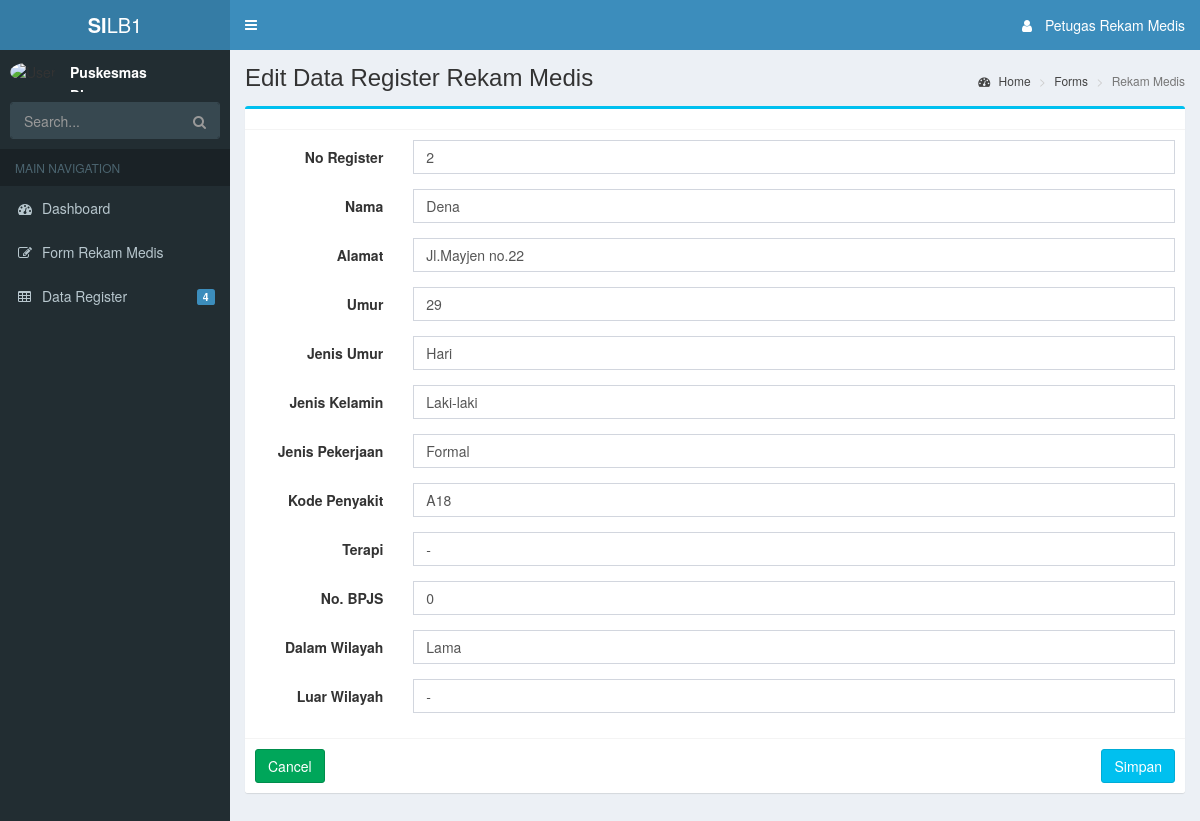
The app's page /index.php/rekam_medis/editRM/2 with its own data.
### tables this page shows
CREATE TABLE `rekam_medis` (
  `no_register` int(20) NOT NULL,
  `tanggal` date NOT NULL,
  `nama` varchar(200) NOT NULL,
  `alamat` varchar(200) NOT NULL,
  `umur` int(20) NOT NULL,
  `id_umr` int(20) NOT NULL,
  `jenis_umur` varchar(50) NOT NULL,
  `jenis_kelamin` varchar(20) NOT NULL,
  `jenis_pekerjaan` varchar(20) NOT NULL,
  `kode_penyakit` varchar(50) NOT NULL,
  `terapi` varchar(500) NOT NULL,
  `no_bpjs` int(50) NOT NULL,
  `dalam_wilayah` varchar(20) NOT NULL,
  `luar_wilayah` varchar(20) NOT NULL
);

### application/controllers/Rekam_medis.php (called while the page is built, shortened)
<?php
class Rekam_medis extends CI_Controller{
    function __construct(){
      $this->load->helper('url');
      $this->load->model('RekamMedis_model');
    }
    public function editRM($no)
    {
      $where = array('no_register' => $no);
      $data['rekam_medis'] = $this->RekamMedis_model->getRegister($where, 'rekam_medis')->result();
      $this->load->view('header/rm_header');
      $this->load->view('rekam_medis/edit_register', $data);
      $this->load->view('footer/rm_footer');
    }
}

### index.php (called while the page is built, shortened)
<?php
require_once BASEPATH.'core/CodeIgniter.php';

### application/models/RekamMedis_model.php (called while the page is built, shortened)
<?php
    class RekamMedis_model extends CI_Model{
        public function getRegister($where, $table)
        {
            return $this->db->get_where($table,$where);
        }
    }
?>

### application/views/rekam_medis/edit_register.php (the view, shortened to what this page needs)
<div class="content-wrapper">
    <section class="content-header">
      <h1>
       Edit Data Register Rekam Medis
      </h1>
      <ol class="breadcrumb">
        <li><a href="#"><i class="fa fa-dashboard"></i> Home</a></li>
        <li><a href="#">Forms</a></li>
        <li class="active">Rekam Medis</li>
      </ol>
    </section>
    <section class="content">
          <div class="box box-info">
            <div class="box-header with-border">
            </div>
            <form class="form-horizontal" action="<?php echo site_url('rekam_medis/editRegister'); ?>" method="post">
              <?php foreach ($rekam_medis as $rm) { ?>
                <div class="box-body">
                <div class="form-group">
                  <label for="noreg" class="col-sm-2 control-label">No Register</label>
                  <div class="col-sm-10">
                    <input type="text" class="form-control" name="no_register" placeholder="No Register" value="<?php echo $rm->no_register  ?>">
                  </div>
                </div>
                <div class="form-group">
                  <label for="nama" class="col-sm-2 control-label">Nama</label>
                  <div class="col-sm-10">
                    <input type="text" class="form-control" name="nama" placeholder="Nama Pasien" value="<?php echo $rm->nama ?>">
                  </div>
                </div>
                <div class="form-group">
                  <label for="alamat" class="col-sm-2 control-label">Alamat</label>
                  <div class="col-sm-10">
                    <input type="text" class="form-control" name="alamat" placeholder="Alamat" value="<?php echo $rm->alamat ?>">
                  </div>
                </div>
                <div class="form-group">
                  <label for="umur" class="col-sm-2 control-label">Umur</label>
                  <div class="col-sm-10">
                    <input type="text" class="form-control" name="umur" placeholder="Umur" value="<?php echo $rm->umur ?>">
                  </div>
                </div>
                <div class="form-group">
                  <label for="jenis_umur" class="col-sm-2 control-label">Jenis Umur</label>
                      <div class="col-sm-10">
                        <input list="jenis_umur" type="text" class="form-control" name="jenis_umur" placeholder="Jenis Umur" value="<?php echo $rm->jenis_umur ?>">
                      </div>
                  </div>
                <div class="form-group">
                  <label for="jeniskelamin" class="col-sm-2 control-label">Jenis Kelamin</label>
                  <div class="col-sm-10">
                    <input list="jenis_kelamin" type="text" class="form-control" name="jenis_kelamin" placeholder="Jenis Kelamin" value="<?php echo $rm->jenis_kelamin ?>">
                  </div>
                </div>
                <div class="form-group">
                  <label for="jenispekerjaan" class="col-sm-2 control-label">Jenis Pekerjaan</label>
                  <div class="col-sm-10">
                    <input list="jenis_pekerjaan" type="text" class="form-control" name="jenis_pekerjaan" placeholder="Jenis Pekerjaan" value="<?php echo $rm->jenis_pekerjaan ?>">
                  </div>
                </div>
                <div class="form-group">
                  <label for="kdpenyakit" class="col-sm-2 control-label">Kode Penyakit</label>
                  <div class="col-sm-10">
                    <input type="text" class="form-control" name="kode_penyakit" placeholder="Kode Penyakit" value="<?php echo $rm->kode_penyakit ?>">
                  </div>
                </div>
                <div class="form-group">
                  <label for="terapi" class="col-sm-2 control-label">Terapi</label>
                  <div class="col-sm-10">
                    <input type="text" class="form-control" name="terapi" placeholder="Terapi" value="<?php echo $rm->terapi ?>">
                  </div>
                </div>
                <div class="form-group">
                  <label for="nobpjs" class="col-sm-2 control-label">No. BPJS</label>
                  <div class="col-sm-10">
                    <input type="text" class="form-control" name="no_bpjs" placeholder="Np. BPJS" value="<?php echo $rm->no_bpjs ?>">
                  </div>
                </div>
                <div class="form-group">
                  <label for="dlmwilayah" class="col-sm-2 control-label">Dalam Wilayah</label>
                  <div class="col-sm-10">
                    <input list="dalamWilayah" type="text" id ="txt" onkeyup="manage(this)" class="form-control" name="dalam_wilayah" placeholder="Dalam Wilayah" value="<?php echo $rm->dalam_wilayah ?>">
                  </div>
                </div>
                <div class="form-group">
                  <label for="dlmwilayah" class="col-sm-2 control-label">Luar Wilayah</label>
                  <div class="col-sm-10">
                    <input list="luarWilayah" type="text" id ="btSubmit" onkeyup="manag(this)" class="form-control" name="luar_wilayah" placeholder="Luar Wilayah" value="<?php echo $rm->luar_wilayah ?>">
                  </div>
                </div>
              </div>
              <div class="box-footer">
                <button type="cancel" name="cancel" class="btn btn-success" href="<?php echo site_url('index.php/rekam_medis/dataRegister'); ?>">Cancel</button>
                <button type="submit" class="btn btn-info pull-right">Simpan</button>
              </div>
              <?php } ?>
            </form>
      </div>
    </section>
  </div>

### records on screen
rekam_medis: no_register "2", nama "Dena", alamat "Jl.Mayjen no.22", umur "29", jenis_umur "Hari", jenis_kelamin "Laki-laki", jenis_pekerjaan "Formal", kode_penyakit "A18", terapi "-", no_bpjs "0", dalam_wilayah "Lama", luar_wilayah "-"
